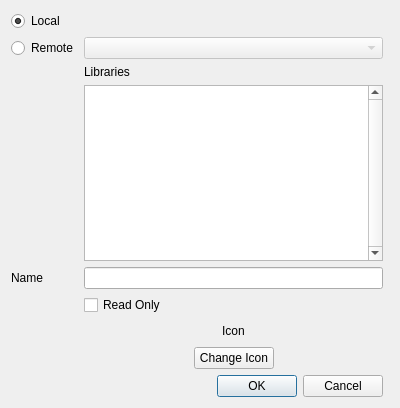
<?xml version="1.0" encoding="UTF-8"?>
<ui version="4.0">
 <class>MatGui::NewLibrary</class>
 <widget class="QDialog" name="MatGui::NewLibrary">
  <property name="geometry">
   <rect>
    <x>0</x>
    <y>0</y>
    <width>400</width>
    <height>408</height>
   </rect>
  </property>
  <property name="windowTitle">
   <string>New Library</string>
  </property>
  <layout class="QGridLayout" name="gridLayout">
   <item row="1" column="1">
    <widget class="QComboBox" name="comboRemote">
     <property name="enabled">
      <bool>false</bool>
     </property>
     <property name="sizePolicy">
      <sizepolicy hsizetype="MinimumExpanding" vsizetype="Fixed">
       <horstretch>0</horstretch>
       <verstretch>0</verstretch>
      </sizepolicy>
     </property>
    </widget>
   </item>
   <item row="10" column="0">
    <spacer name="verticalSpacer">
     <property name="orientation">
      <enum>Qt::Orientation::Vertical</enum>
     </property>
     <property name="sizeHint" stdset="0">
      <size>
       <width>20</width>
       <height>0</height>
      </size>
     </property>
    </spacer>
   </item>
   <item row="0" column="0">
    <widget class="QRadioButton" name="radioLocal">
     <property name="text">
      <string>Local</string>
     </property>
     <property name="checked">
      <bool>true</bool>
     </property>
    </widget>
   </item>
   <item row="11" column="0" colspan="2">
    <widget class="QDialogButtonBox" name="standardButtons">
     <property name="orientation">
      <enum>Qt::Orientation::Horizontal</enum>
     </property>
     <property name="standardButtons">
      <set>QDialogButtonBox::StandardButton::Cancel|QDialogButtonBox::StandardButton::Ok</set>
     </property>
    </widget>
   </item>
   <item row="7" column="1">
    <layout class="QHBoxLayout" name="horizontalLayout_3">
     <item>
      <spacer name="horizontalSpacer_3">
       <property name="orientation">
        <enum>Qt::Orientation::Horizontal</enum>
       </property>
       <property name="sizeHint" stdset="0">
        <size>
         <width>40</width>
         <height>20</height>
        </size>
       </property>
      </spacer>
     </item>
     <item>
      <widget class="QPushButton" name="buttonChangeIcon">
       <property name="text">
        <string>Change Icon</string>
       </property>
      </widget>
     </item>
     <item>
      <spacer name="horizontalSpacer_4">
       <property name="orientation">
        <enum>Qt::Orientation::Horizontal</enum>
       </property>
       <property name="sizeHint" stdset="0">
        <size>
         <width>40</width>
         <height>20</height>
        </size>
       </property>
      </spacer>
     </item>
    </layout>
   </item>
   <item row="5" column="1">
    <widget class="QCheckBox" name="checkReadOnly">
     <property name="text">
      <string>Read Only</string>
     </property>
    </widget>
   </item>
   <item row="0" column="1" colspan="2">
    <widget class="Gui::FileChooser" name="fileLocal"/>
   </item>
   <item row="3" column="1">
    <widget class="QListWidget" name="listLibraries">
     <property name="verticalScrollBarPolicy">
      <enum>Qt::ScrollBarPolicy::ScrollBarAlwaysOn</enum>
     </property>
    </widget>
   </item>
   <item row="2" column="1">
    <widget class="QLabel" name="label">
     <property name="text">
      <string>Libraries</string>
     </property>
    </widget>
   </item>
   <item row="4" column="1">
    <widget class="QLineEdit" name="editName"/>
   </item>
   <item row="1" column="0">
    <widget class="QRadioButton" name="radioRemote">
     <property name="text">
      <string>Remote</string>
     </property>
    </widget>
   </item>
   <item row="6" column="1">
    <layout class="QHBoxLayout" name="horizontalLayout_2">
     <item>
      <spacer name="horizontalSpacer">
       <property name="orientation">
        <enum>Qt::Orientation::Horizontal</enum>
       </property>
       <property name="sizeHint" stdset="0">
        <size>
         <width>40</width>
         <height>20</height>
        </size>
       </property>
      </spacer>
     </item>
     <item>
      <widget class="QLabel" name="labelImage">
       <property name="sizePolicy">
        <sizepolicy hsizetype="Fixed" vsizetype="Fixed">
         <horstretch>0</horstretch>
         <verstretch>0</verstretch>
        </sizepolicy>
       </property>
       <property name="text">
        <string>Icon</string>
       </property>
      </widget>
     </item>
     <item>
      <spacer name="horizontalSpacer_2">
       <property name="orientation">
        <enum>Qt::Orientation::Horizontal</enum>
       </property>
       <property name="sizeHint" stdset="0">
        <size>
         <width>40</width>
         <height>20</height>
        </size>
       </property>
      </spacer>
     </item>
    </layout>
   </item>
   <item row="4" column="0">
    <widget class="QLabel" name="labelName">
     <property name="text">
      <string>Name</string>
     </property>
    </widget>
   </item>
  </layout>
 </widget>
 <customwidgets>
  <customwidget>
   <class>Gui::FileChooser</class>
   <extends>QWidget</extends>
   <header>Gui/FileDialog.h</header>
  </customwidget>
 </customwidgets>
 <tabstops>
  <tabstop>radioLocal</tabstop>
  <tabstop>radioRemote</tabstop>
  <tabstop>comboRemote</tabstop>
  <tabstop>listLibraries</tabstop>
  <tabstop>editName</tabstop>
  <tabstop>buttonChangeIcon</tabstop>
 </tabstops>
 <resources/>
 <connections>
  <connection>
   <sender>standardButtons</sender>
   <signal>accepted()</signal>
   <receiver>MatGui::NewLibrary</receiver>
   <slot>accept()</slot>
   <hints>
    <hint type="sourcelabel">
     <x>248</x>
     <y>254</y>
    </hint>
    <hint type="destinationlabel">
     <x>157</x>
     <y>274</y>
    </hint>
   </hints>
  </connection>
  <connection>
   <sender>standardButtons</sender>
   <signal>rejected()</signal>
   <receiver>MatGui::NewLibrary</receiver>
   <slot>reject()</slot>
   <hints>
    <hint type="sourcelabel">
     <x>316</x>
     <y>260</y>
    </hint>
    <hint type="destinationlabel">
     <x>286</x>
     <y>274</y>
    </hint>
   </hints>
  </connection>
 </connections>
</ui>
